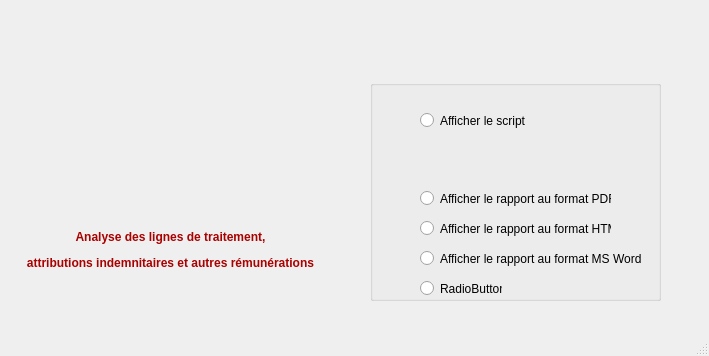
<?xml version="1.0" encoding="UTF-8"?>
<ui version="4.0">
 <class>MainWindow</class>
 <widget class="QMainWindow" name="MainWindow">
  <property name="geometry">
   <rect>
    <x>0</x>
    <y>0</y>
    <width>709</width>
    <height>356</height>
   </rect>
  </property>
  <property name="windowTitle">
   <string>ALTAIR</string>
  </property>
  <property name="windowIcon">
   <iconset resource="resource.qrc">
    <normaloff>:/neptune.ico</normaloff>:/neptune.ico</iconset>
  </property>
  <widget class="QWidget" name="centralWidget">
   <widget class="QGroupBox" name="groupBox">
    <property name="geometry">
     <rect>
      <x>370</x>
      <y>80</y>
      <width>291</width>
      <height>221</height>
     </rect>
    </property>
    <property name="title">
     <string/>
    </property>
    <property name="alignment">
     <set>Qt::AlignCenter</set>
    </property>
    <widget class="QRadioButton" name="radioButton">
     <property name="geometry">
      <rect>
       <x>50</x>
       <y>20</y>
       <width>141</width>
       <height>41</height>
      </rect>
     </property>
     <property name="text">
      <string>Afficher le script </string>
     </property>
    </widget>
    <widget class="QRadioButton" name="radioButton_2">
     <property name="geometry">
      <rect>
       <x>50</x>
       <y>110</y>
       <width>191</width>
       <height>17</height>
      </rect>
     </property>
     <property name="text">
      <string>Afficher le rapport au format PDF</string>
     </property>
    </widget>
    <widget class="QRadioButton" name="radioButton_3">
     <property name="geometry">
      <rect>
       <x>50</x>
       <y>140</y>
       <width>191</width>
       <height>17</height>
      </rect>
     </property>
     <property name="text">
      <string>Afficher le rapport au format HTML</string>
     </property>
    </widget>
    <widget class="QRadioButton" name="radioButton_4">
     <property name="geometry">
      <rect>
       <x>50</x>
       <y>170</y>
       <width>241</width>
       <height>17</height>
      </rect>
     </property>
     <property name="text">
      <string>Afficher le rapport au format MS Word</string>
     </property>
    </widget>
    <widget class="QRadioButton" name="radioButton_5">
     <property name="geometry">
      <rect>
       <x>50</x>
       <y>200</y>
       <width>82</width>
       <height>17</height>
      </rect>
     </property>
     <property name="text">
      <string>RadioButton</string>
     </property>
    </widget>
   </widget>
   <widget class="QLabel" name="label">
    <property name="geometry">
     <rect>
      <x>10</x>
      <y>210</y>
      <width>321</width>
      <height>81</height>
     </rect>
    </property>
    <property name="text">
     <string>&lt;html&gt;&lt;head/&gt;&lt;body&gt;&lt;p align=&quot;center&quot;&gt;&lt;span style=&quot; font-weight:600; color:#aa0000;&quot;&gt;Analyse des lignes de traitement,&lt;/span&gt;&lt;/p&gt;&lt;p align=&quot;center&quot;&gt;&lt;span style=&quot; font-weight:600; color:#aa0000;&quot;&gt; attributions indemnitaires et autres rémunérations&lt;/span&gt;&lt;/p&gt;&lt;/body&gt;&lt;/html&gt;</string>
    </property>
   </widget>
   <widget class="QLabel" name="label_2">
    <property name="geometry">
     <rect>
      <x>120</x>
      <y>130</y>
      <width>101</width>
      <height>61</height>
     </rect>
    </property>
    <property name="maximumSize">
     <size>
      <width>161</width>
      <height>121</height>
     </size>
    </property>
    <property name="text">
     <string/>
    </property>
    <property name="pixmap">
     <pixmap resource="resource.qrc">:/altair.png</pixmap>
    </property>
    <property name="scaledContents">
     <bool>true</bool>
    </property>
   </widget>
  </widget>
  <widget class="QStatusBar" name="statusBar"/>
 </widget>
 <layoutdefault spacing="6" margin="11"/>
 <resources>
  <include location="resource.qrc"/>
 </resources>
 <connections/>
</ui>
